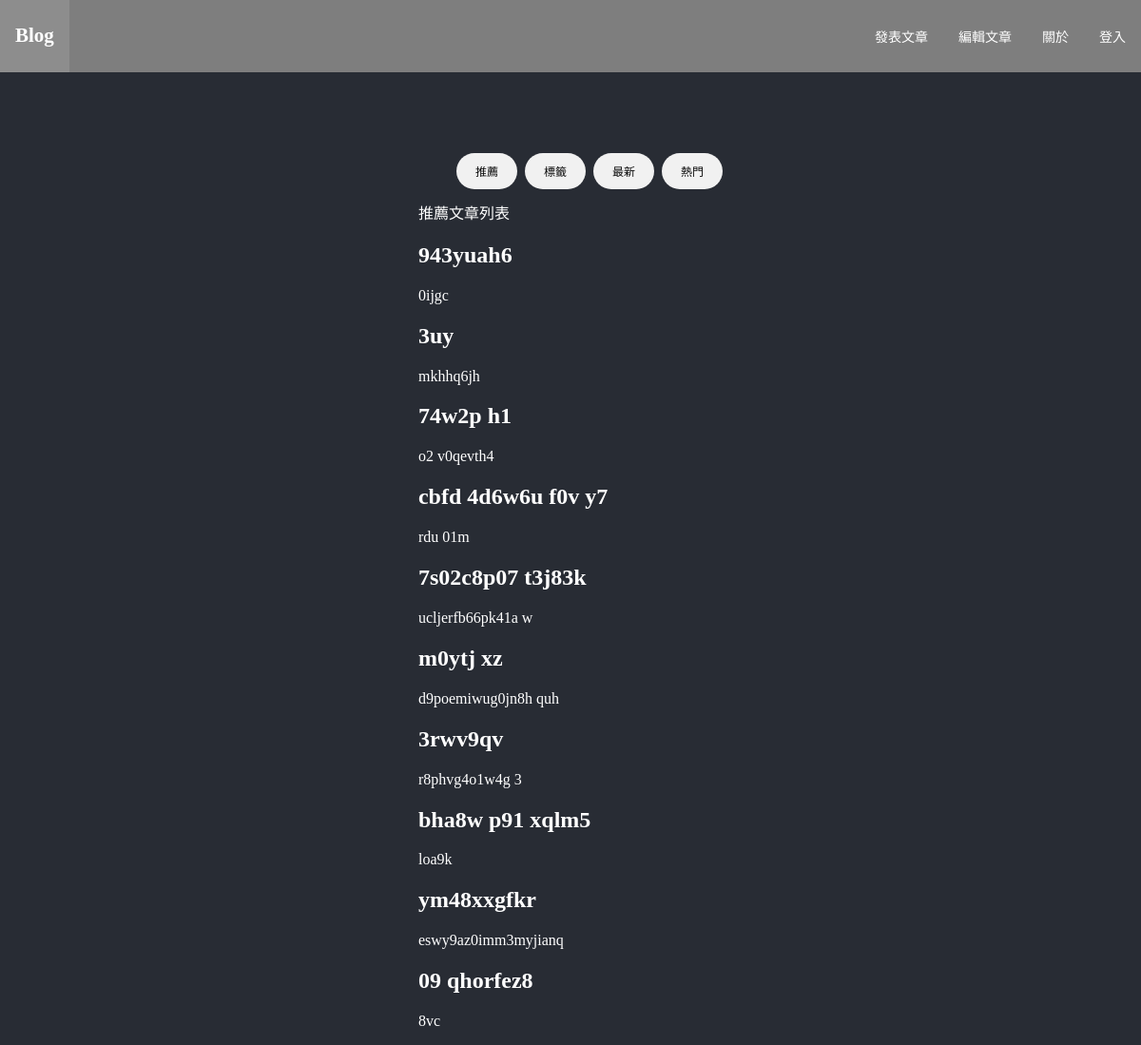
The page /post/home on the database as committed earlier.
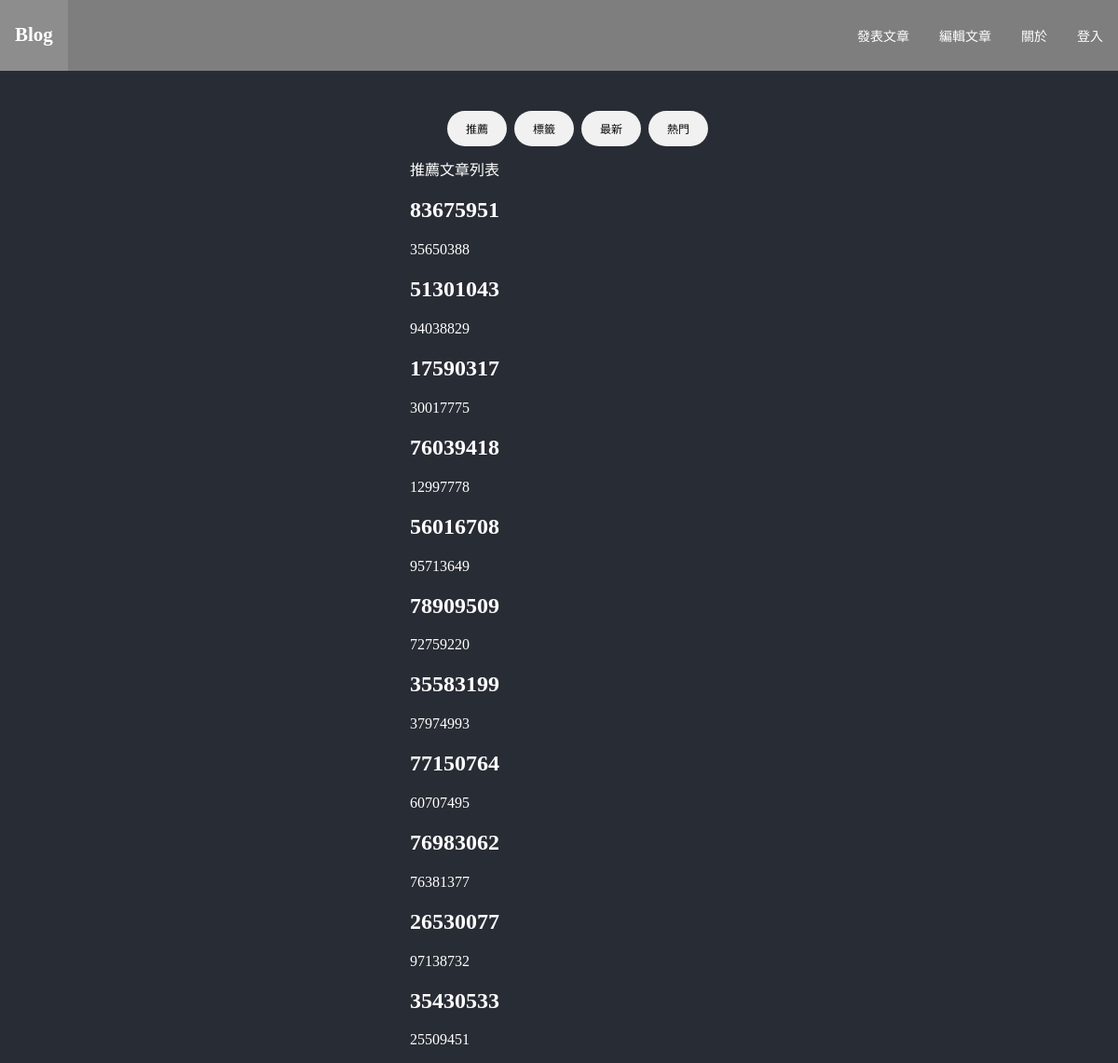
The same page on the database as committed later.
### personalBlog/models/post.py (models this page shows)
class Post(db.Model):
    __tablename__ = 'POST'
    post_id: Mapped[int] = mapped_column(primary_key=True, nullable=True, autoincrement=True)
    title: Mapped[str] = mapped_column(String(30), nullable=True)
    tag: Mapped[str] = mapped_column(String(30), nullable=True)
    content: Mapped[str] = mapped_column(String(30), nullable=True)
    intro: Mapped[str] = mapped_column(String(30), nullable=True)
    time: Mapped[str] = mapped_column(String(30), nullable=True)

### personalBlog/route.py (the view)
@post.route('/home', methods=['POST', 'GET'])
def home():
    return homeDef()

### personalBlog/controllers/postController.py (called while the page is built)
def homeDef():
    if request.method == 'POST':
        posts=Post.query.all()
        return render_template('post/HomePage.html',posts=posts)
    posts=Post.query.all()
    return render_template('post/HomePage.html',posts=posts)

### personalBlog/templates/post/HomePage.html (shortened to what this page needs)
{% extends "base.html" %}
{% block head %}
<link rel="stylesheet" type="text/css" href="{{url_for('static', filename='css/HomePage.css')}}">
{% endblock head %}
{% block body %}
    <div>
        <section id='space'>
            <br></br>
            <br></br>
            <br></br>
            <br></br>
            <br></br>
            <br></br>
            <br></br>
            <br></br>
            <br></br>
            <br></br>
            <br></br>
            <br></br>
        </section>
        <section id="index_main_tab" class="Main_tab">
            <ul class="Main_tab_index">
                <li id="recommandedArticle">推薦</li>
                <li id="tagArticle">標籤</li>
                <li id="newestArticle">最新</li>
                <li id="hotArticle">熱門</li>
            </ul>
        </section>
        <section id="content">
            <div class="container">
                <div class="row aln-center">
                    <section id="recommandedArticleList" >
                        <th>推薦文章列表</th>
                        {% for post in posts %}
                        <div class="col-4 col-6-medium col-12-small">
                            <section>
                                <header>
                                    <h2>{{ post.title }}</h2>
                                </header>
                                <p>{{ post.content }}</p>
                            </section>
                        </div>
                        {% endfor %}
                    </section>
                </div>
            </div>
        </section>
    </div>
{% endblock body %}

### personalBlog/templates/base.html (shortened to what this page needs)
<!DOCTYPE html>
<html>
<head>
    {% block head %}{% endblock head %}
</head>
<body>
    <nav class="navbar fixed-top">
        <div class="container">
            <a class="navbar-brand" href="{{url_for('post.home')}}" id="logo">
                <h1>Blog</h1>
            </a>
            <div class="navbar-collapse">
                <ul class="navbar-nav ml-auto text-center">
                    <li class="nav-item"><a class="nav-link" href="{{url_for('post.article')}}">發表文章</a></li>
                    <li class="nav-item"><a class="nav-link" href="{{url_for('post.edit')}}">編輯文章</a></li>
                    <li class="nav-item"><a class="nav-link" href="{{url_for('about')}}">關於</a></li>
                    <li class="nav-item"><a class="nav-link" href="{{url_for('auth.login')}}">登入</a></li>
                </ul>
            </div>
        </div>
    </nav>
{% block body %}
{% endblock body %}
</body>
</html>

### personalBlog/static/css/HomePage.css (style rules this page uses)
body { display: flex; justify-content: center; align-items: center; height: 100vh; flex-direction: column; background-color: #282c34; color: #ffffff; }
.navbar { background-color: #7e7e7e; font-size: 0.875rem; align-items: center; justify-content: flex-start; }
.fixed-top { position: fixed; top: 0; right: 0; left: 0; z-index: 1030; }
.container { display: flex; align-items: center; justify-content: space-between; }
.navbar-brand { margin-right: 1.25rem; line-height: inherit; display: block; padding: 0.5rem 1rem; color: #ffffff; text-decoration: none; }
.navbar-collapse { display: flex; align-items: center; flex-basis: auto; height: 100%; }
.navbar-collapse ul { height: 100%; flex-grow: 1; }
.navbar-nav { display: flex; flex-direction: row; padding-left: 0; align-items: stretch; }
li { display: list-item; unicode-bidi: isolate; }
.text-center { text-align: center; }
.ml-auto { margin-left: auto; }
ul { list-style: none; }
.nav-item .nav-link { display: block; padding: 0.5rem 1rem; color: #ffffff; text-decoration: none; }
.Main_tab ul { display: flex; gap: 8px; overflow-x: scroll; list-style: none; padding: 0; margin: 0; border: 0; vertical-align: baseline; font-size: 12px; color: #0a0a0a; margin-block-start: 1em; margin-block-end: 1em; margin-inline-start: 0; margin-inline-end: 0; padding-inline-start: 40px; unicode-bidi: isolate; }
.Main_tab ul li { padding: 10px 20px; background: #f1f1f1; border-radius: 20px; cursor: pointer; transition: 0.3s; }

Rows that differ between the two databases and show on the page:
removed Post: title "943yuah6", content "0ijgc"
removed Post: title "3uy", content "mkhhq6jh"
removed Post: title "74w2p h1", content "o2 v0qevth4"
removed Post: title "cbfd 4d6w6u f0v y7", content "rdu 01m"
removed Post: title "7s02c8p07 t3j83k", content "ucljerfb66pk41a w"
removed Post: title "m0ytj xz", content "d9poemiwug0jn8h quh"
removed Post: title "3rwv9qv", content "r8phvg4o1w4g 3"
removed Post: title "bha8w p91 xqlm5", content "loa9k"
removed Post: title "ym48xxgfkr", content "eswy9az0imm3myjianq"
removed Post: title "09 qhorfez8", content "8vc"
added Post: title "83675951", content "35650388"
added Post: title "51301043", content "94038829"
added Post: title "17590317", content "30017775"
added Post: title "76039418", content "12997778"
added Post: title "56016708", content "95713649"
added Post: title "78909509", content "72759220"
added Post: title "35583199", content "37974993"
added Post: title "77150764", content "60707495"
added Post: title "76983062", content "76381377"
added Post: title "26530077", content "97138732"
added Post: title "35430533", content "25509451"
